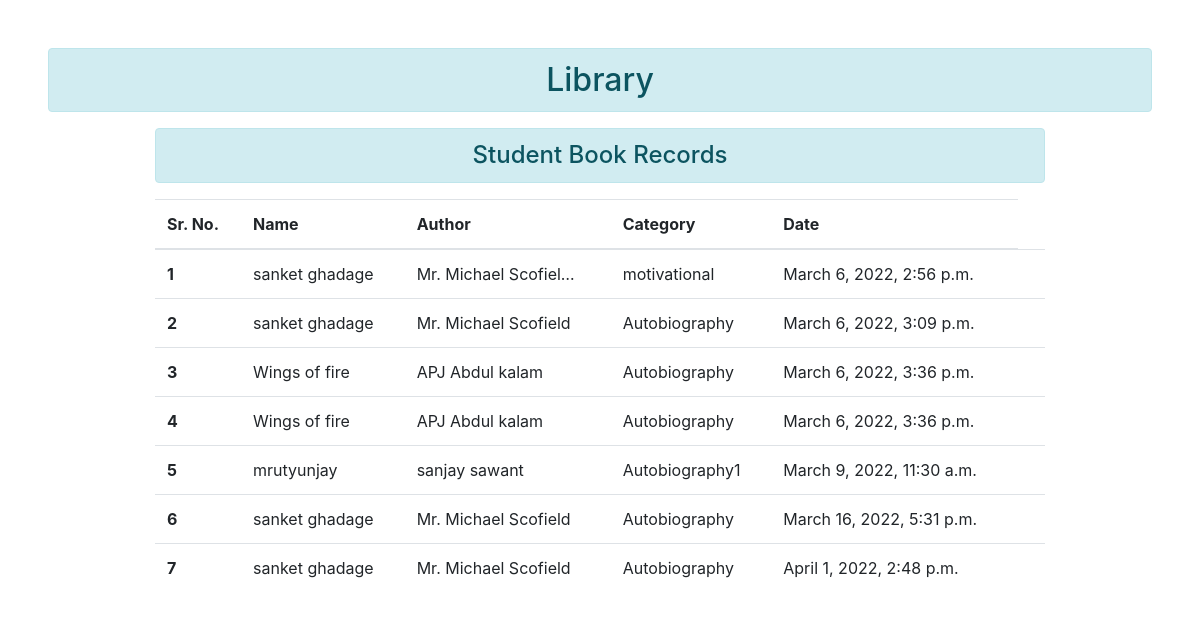
The page /students/ on the database its author committed.
### bookrecord/models.py (models this page shows)
class Book(models.Model):
    name = models.CharField(max_length=70)
    author = models.CharField(max_length=100)
    category = models.CharField(max_length=100)
    date = models.DateTimeField(default=datetime.now(), blank=True)

### authentication/views.py (the view)
# urls.py: path('students/',views.student, name='student'),
def student(request):
    books = Book.objects.all()
    return render(request, 'students.html',{'books':books})

### templates/students.html
{% extends 'base.html' %}
{% block content %}
<div class="col-md-10 offset-1">
    <h4 class="text-center alert alert-info">Student Book Records</h4>
    {% if books %}
    <table class="table table-hover">
        <thead>
            <tr>
                <th scope="col">Sr. No.</th>
                <th scope="col">Name</th>
                <th scope="col">Author</th>
                <th scope="col">Category</th>
                <th scope="col">Date</th>
            </tr>
        </thead>
        <tbody>
            {% for book in books %}
            <tr>
                <th scope="row">{{book.id}}</th>
                <td>{{book.name | truncatechars:20}}</td>
                <td>{{book.author | truncatechars:20}}</td>
                <td>{{book.category | truncatechars:20}}</td>
                <td>{{book.date }}</td>
                <td>
                </td>
            </tr>
            {% endfor %}
        </tbody>
    </table>
    {% else %}
    <h4 class="text-center alert alert-danger">No Records Found!</h4>
    {% endif %}
</div>
{% endblock content %}

### templates/base.html (shortened to what this page needs)
<!DOCTYPE html>
{% load static %}
<html lang="en">
<head>
    <link rel="stylesheet" href="{% static 'css/bootstrap.css' %}">
</head>
<body>
    <div class="m-5 mt-5">
        <h2 class="text-center alert alert-info">Library</h2>
        {% block content %}
        {% endblock content %}
    </div>
</body>
</html>

### rows shown on the page
Book: id "1", name "sanket ghadage", author "Mr. Michael Scofiel…", category "motivational", date "March 6, 2022, 2:56 p.m."
Book: id "2", name "sanket ghadage", author "Mr. Michael Scofield", category "Autobiography", date "March 6, 2022, 3:09 p.m."
Book: id "3", name "Wings of fire", author "APJ Abdul kalam", category "Autobiography", date "March 6, 2022, 3:36 p.m."
Book: id "4", name "Wings of fire", author "APJ Abdul kalam", category "Autobiography", date "March 6, 2022, 3:36 p.m."
Book: id "5", name "mrutyunjay", author "sanjay sawant", category "Autobiography1", date "March 9, 2022, 11:30 a.m."
Book: id "6", name "sanket ghadage", author "Mr. Michael Scofield", category "Autobiography", date "March 16, 2022, 5:31 p.m."
Book: id "7", name "sanket ghadage", author "Mr. Michael Scofield", category "Autobiography", date "April 1, 2022, 2:48 p.m."
